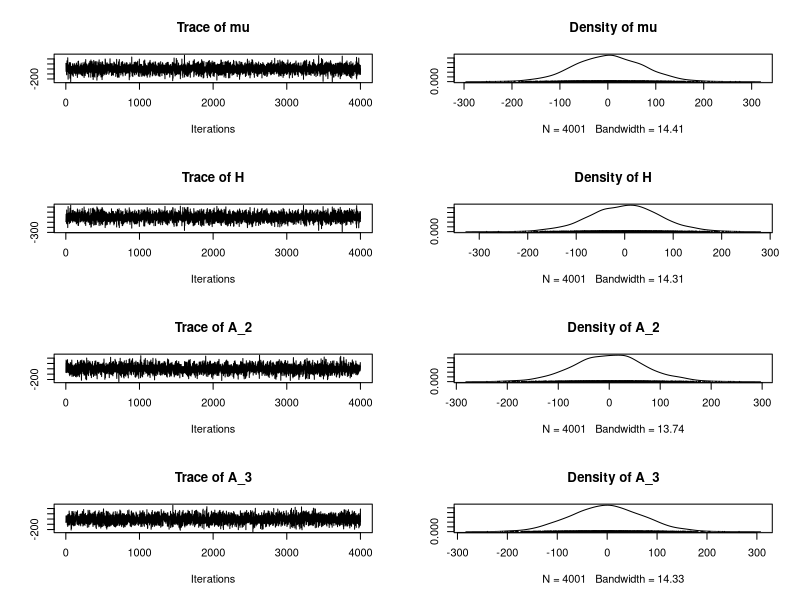
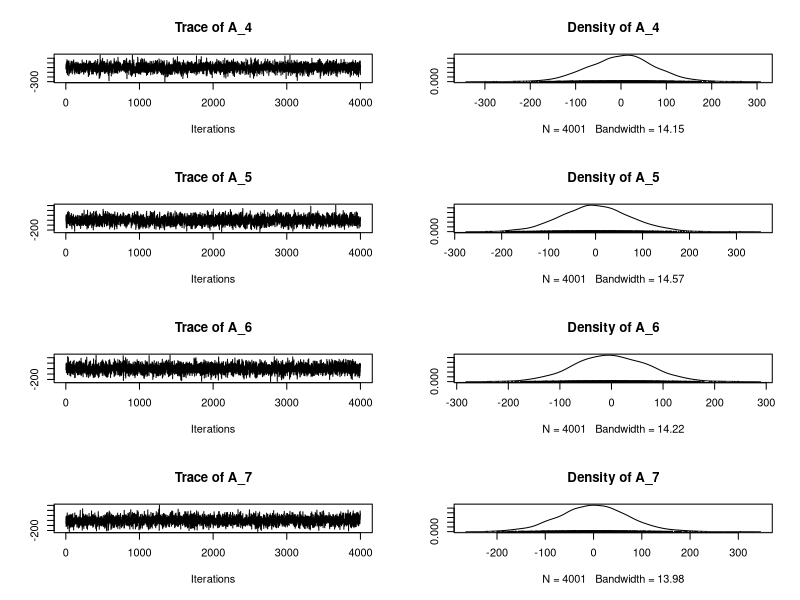
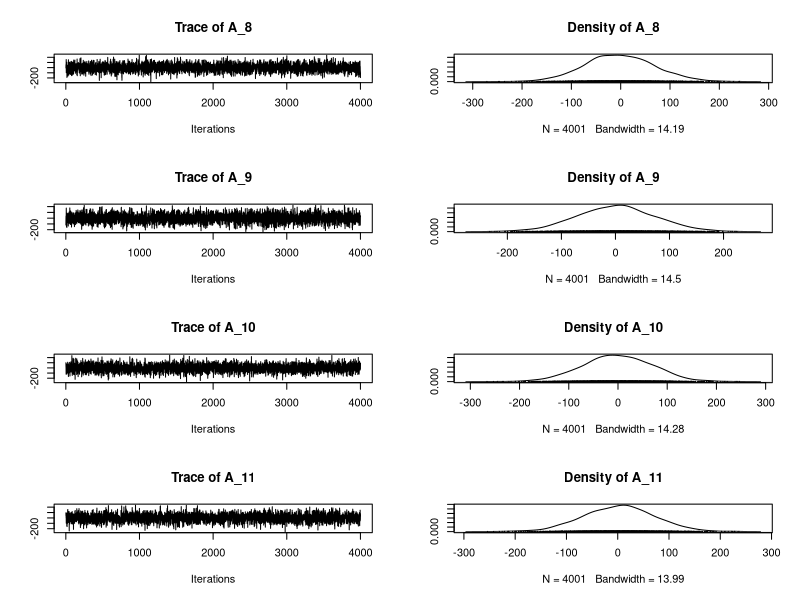
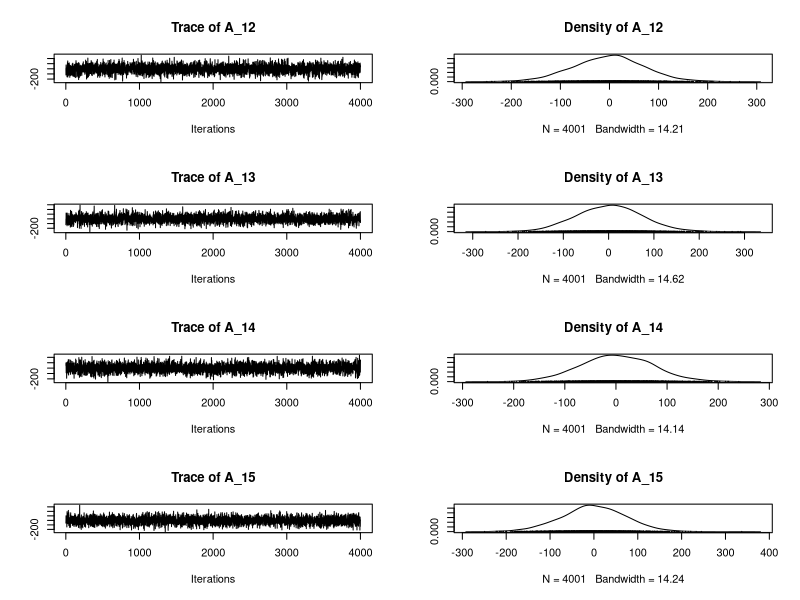
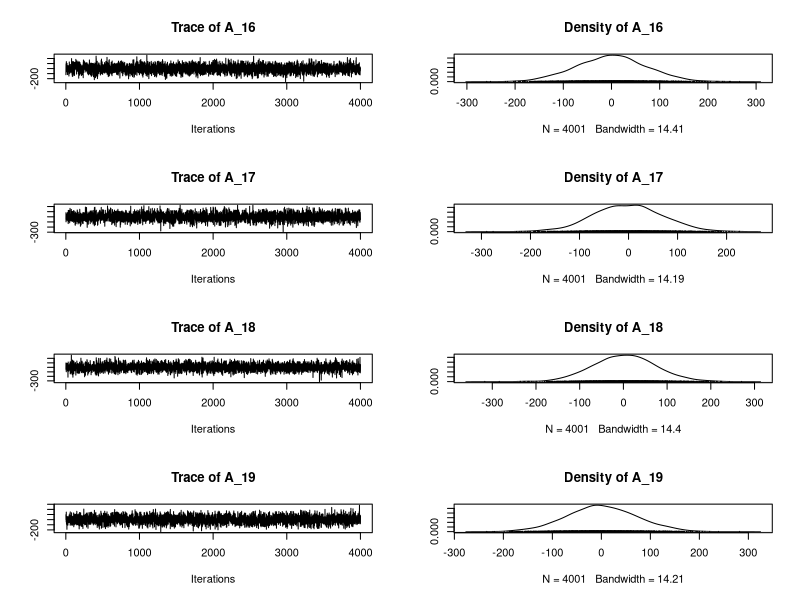
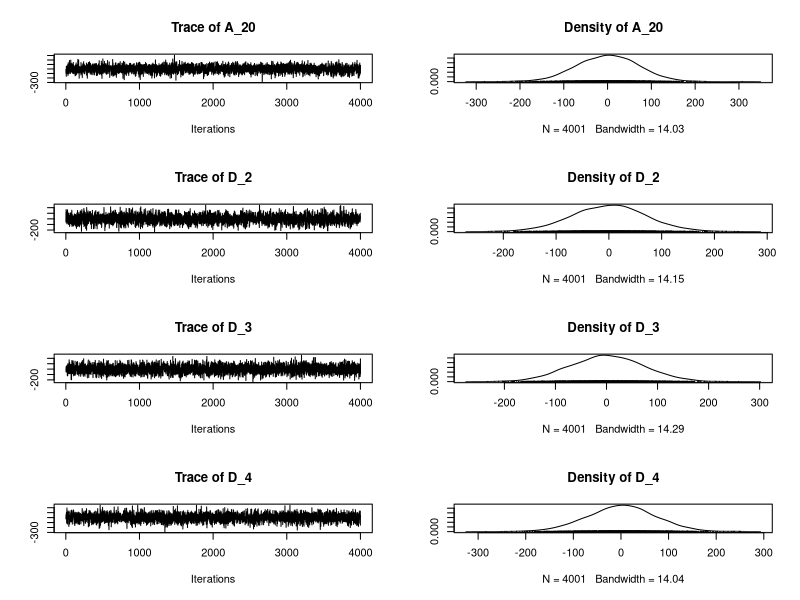
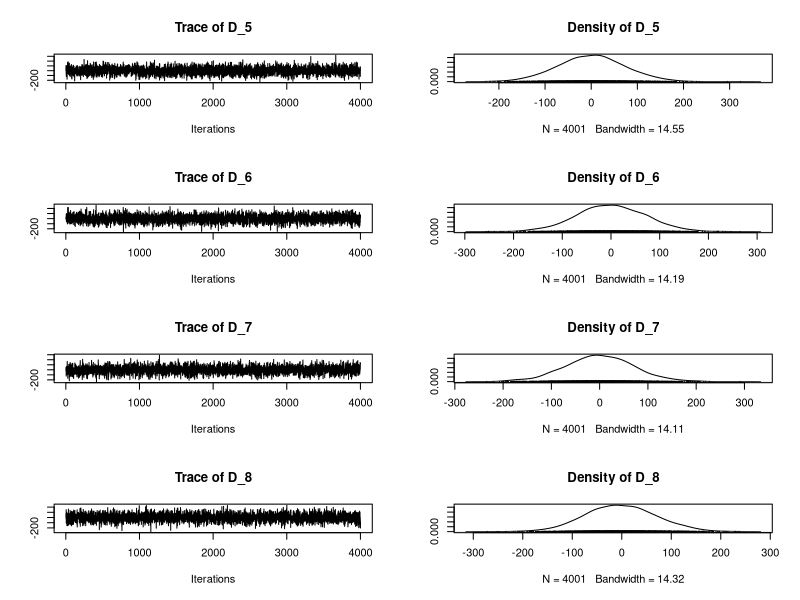
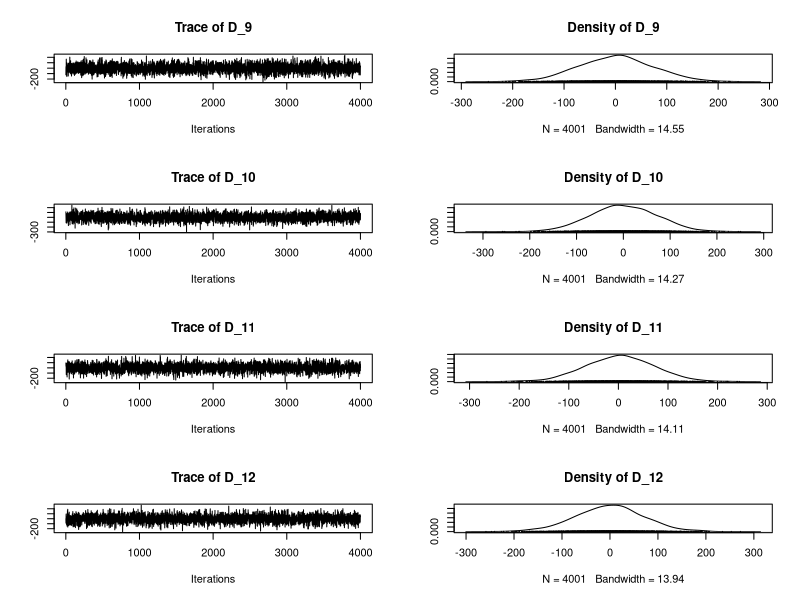

These charts were generated, in order, by the following R code:
# Load required libraries
library(dplyr)
library(coda)
library(MASS)
library(gridExtra)
library(ggplot2)
# Load simulated data
matches <- read.csv("simulated_data.csv")

# Set up constants
num_teams <- 20
n_matches <- nrow(matches)
goal_diff <- matches$GoalDiff
home_team <- matches$HomeTeam
away_team <- matches$AwayTeam

# MCMC settings
n_iter <- 5000
burn_in <- 1000

# Initial values
mu <- 0
H <- 0.1
A <- rep(0, num_teams)
D <- rep(0, num_teams)
p <- 0.3

# Store results
samples <- matrix(NA, nrow = n_iter, ncol = 2 + 2*(num_teams-1) + 1)
colnames(samples) <- c("mu", "H", paste0("A_", 2:num_teams), paste0("D_", 2:num_teams), "p")

# Prior variance
sigma2 <- 1e4

# Set seed for reproducibility
set.seed(123)

# MCMC sampling loop
for (iter in 1:n_iter) {
  
  # Compute λ1 and λ2
  lambda1 <- exp(pmin(pmax(mu + H + A[home_team] - D[away_team], -20), 20))
  lambda2 <- exp(pmin(pmax(mu + A[away_team] - D[home_team], -20), 20))
  
  # Skellam zero probability
  s <- 2 * sqrt(lambda1 * lambda2)
  f_PD0 <- exp(-(lambda1 + lambda2)) * besselI(s, nu = 0, expon.scaled = TRUE) * exp(s)
  f_PD0[is.na(f_PD0) | is.infinite(f_PD0)] <- 1e-10
  
  # Zero-inflation probabilities for draws
  draw_probs <- rep(NA, n_matches)
  draw_ids <- which(goal_diff == 0)
  draw_probs[draw_ids] <- p / (p + (1-p)*f_PD0[draw_ids])
  draw_probs[draw_ids] <- pmin(pmax(draw_probs[draw_ids], 1e-8), 1-1e-8)
  
  # Sample δ_i
  delta <- rep(0, n_matches)
  delta[draw_ids] <- rbinom(length(draw_ids), 1, draw_probs[draw_ids])
  
  # Generate latent w1, w2
  w1 <- numeric(n_matches)
  w2 <- numeric(n_matches)
  
  for (i in 1:n_matches) {
    z <- goal_diff[i]
    if (delta[i] == 1) {
      w1[i] <- 0
      w2[i] <- 0
    } else {
      if (z > 0) {
        w2[i] <- rpois(1, lambda2[i])
        w1[i] <- w2[i] + z
      } else if (z < 0) {
        w1[i] <- rpois(1, lambda1[i])
        w2[i] <- w1[i] - z
      } else {
        w1[i] <- rpois(1, lambda1[i])
        w2[i] <- w1[i]
      }
    }
  }
  
  # Update p (Beta posterior)
  a_post <- 1 + sum(delta)
  b_post <- 1 + n_matches - sum(delta)
  p <- rbeta(1, a_post, b_post)
  
  # Design matrix X
  X <- matrix(0, nrow = n_matches, ncol = 2 + 2*(num_teams-1))
  X[,1] <- 1
  X[,2] <- 1
  
  for (i in 1:n_matches) {
    if (home_team[i] != 1) X[i, 2 + home_team[i]-1] <- 1
    if (away_team[i] != 1) X[i, 2 + away_team[i]-1] <- 1
    if (away_team[i] != 1) X[i, 2+(num_teams-1) + away_team[i]-1] <- -1
    if (home_team[i] != 1) X[i, 2+(num_teams-1) + home_team[i]-1] <- -1
  }
  
  # Outcome vector Y
  Y <- c(w1, w2)
  X_full <- rbind(X, X)
  
  # Normal approximation for parameter update
  V_beta <- solve(t(X_full) %*% X_full / sigma2 + diag(1/sigma2, ncol(X_full)))
  logY <- log(Y + 1e-3)  # avoid log(0)
  m_beta <- V_beta %*% (t(X_full) %*% logY / sigma2)
  
  beta <- MASS::mvrnorm(1, m_beta, V_beta)
  
  mu <- beta[1]
  H  <- beta[2]
  A[-1] <- beta[3:(2+num_teams-1)]
  D[-1] <- beta[(2+num_teams):(2+2*(num_teams-1))]
  A[1] <- -sum(A[-1])
  D[1] <- -sum(D[-1])
  
  # Save sample
  samples[iter,] <- c(mu, H, A[-1], D[-1], p)
  
  if (iter %% 500 == 0) cat("Iteration:", iter, "\n")
}

# Post-processing
samples_mcmc <- mcmc(samples[burn_in:n_iter,])

# Traceplots
plot(samples_mcmc)

# Posterior summary
summary(samples_mcmc)
# Extract key parameters for plotting
params_to_plot <- c("mu", "H", "A_2", "D_2", "p")

# Convert to a data frame
samples_df <- as.data.frame(samples_mcmc)

# Traceplots using base R
par(mfrow=c(3,2))  # arrange 3 rows, 2 cols
for (param in params_to_plot) {
  plot(samples_df[[param]], type="l", main=paste("Traceplot of", param),
       xlab="Iteration", ylab=param, col="blue")
}
par(mfrow=c(1,1))
par(mfrow=c(3,2))
for (param in params_to_plot) {
  plot(density(samples_df[[param]]), main=paste("Density of", param),
       xlab=param, col="darkgreen", lwd=2)
}
par(mfrow=c(1,1))
par(mfrow=c(3,2))
for (param in params_to_plot) {
  acf(samples_df[[param]], main=paste("ACF of", param), col="purple")
}
par(mfrow=c(1,1))
# Calculate ESS for all parameters
ess_values <- effectiveSize(samples_mcmc)


#########################
# Calculate posterior means
posterior_means <- colMeans(samples_mcmc)

# Calculate 95% credible intervals (2.5% and 97.5% quantiles)
credible_intervals <- apply(samples_mcmc, 2, quantile, probs = c(0.025, 0.975))

# Combine means and credible intervals into a clean data frame
results_df <- data.frame(
  Parameter = colnames(samples_mcmc),
  Mean = posterior_means,
  `2.5%` = credible_intervals[1,],
  `97.5%` = credible_intervals[2,]
)

# Print results for key parameters first
key_params <- c("mu", "H", "A_2", "D_2", "p")
print(results_df[results_df$Parameter %in% key_params,])

# If you want to see all parameters
print(results_df)
